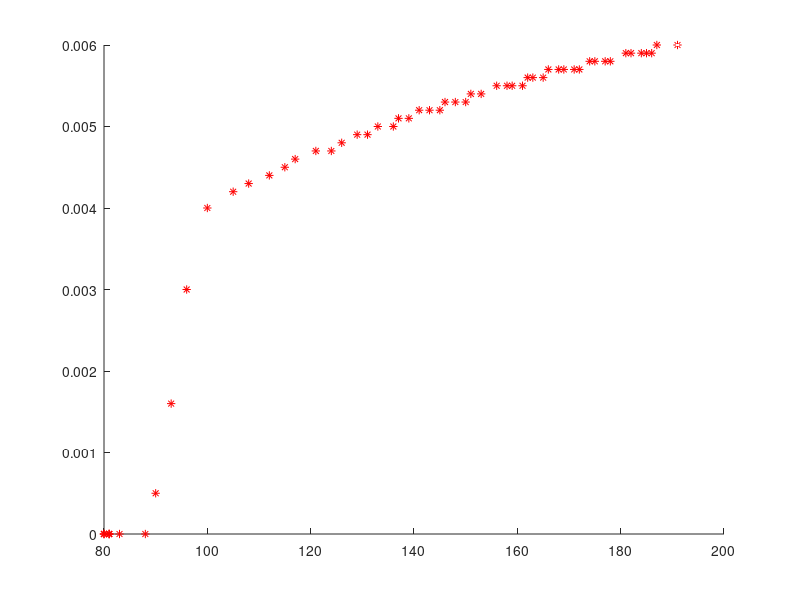

Reproduce this figure in MATLAB. (Note: this script raises an error after producing the figure.)
%finds a best fit line for a set of data
%version 2008 19 january
%Brad Schoenrock

clear all;

x= [80;80;80;81;81;81;81;83;88;90;93;96;100;105;108;112;115;117;121;124;
    126;129;131;133;136;137;139;141;143;145;146;148;150;151;153;156;158;
    159;161;162;163;165;166;168;169;171;172;174;175;177;178;181;182;184;
    185;186;187;191;];

y= [0.0000;0.0000;0.0000;0.0000;0.0000;0.0000;0.0000;0.0000;0.0000;0.0005;
0.0016;0.0030;0.0040;0.0042;0.0043;0.0044;0.0045;0.0046;0.0047;0.0047;
0.0048;0.0049;0.0049;0.0050;0.0050;0.0051;0.0051;0.0052;0.0052;0.0052;
0.0053;0.0053;0.0053;0.0054;0.0054;0.0055;0.0055;0.0055;0.0055;0.0056;
0.0056;0.0056;0.0057;0.0057;0.0057;0.0057;0.0057;0.0058;0.0058;0.0058;
0.0058;0.0059;0.0059;0.0059;0.0059;0.0059;0.0060;0.0060;];

figure;
hold on
plot(x,y,'r*');
plot(max(x),max(y),'w.')
plot(max(x),max(y),'w.')
legend('Data',2)
legend('boxoff')
t1='Yttrium trial 3';
t3='Brad Schoenrock '
t0='\newline';
t=[t1,t0,t3,date];
title(t)
xlabel('Temp in K')
ylabel('resistance in Ohms')